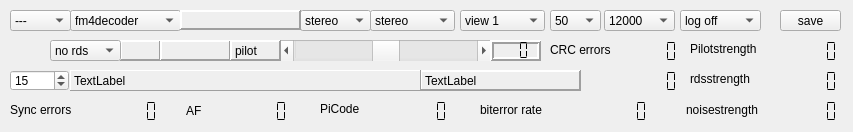
   <widget class="QWidget" name="page">
    <widget class="QLCDNumber" name="rdsPiDisplay">
     <property name="geometry">
      <rect>
       <x>390</x>
       <y>100</y>
       <width>64</width>
       <height>23</height>
      </rect>
     </property>
     <property name="palette">
      <palette>
       <active>
        <colorrole role="Base">
         <brush brushstyle="SolidPattern">
          <color alpha="255">
           <red>255</red>
           <green>255</green>
           <blue>255</blue>
          </color>
         </brush>
        </colorrole>
        <colorrole role="Window">
         <brush brushstyle="SolidPattern">
          <color alpha="255">
           <red>255</red>
           <green>255</green>
           <blue>0</blue>
          </color>
         </brush>
        </colorrole>
       </active>
       <inactive>
        <colorrole role="Base">
         <brush brushstyle="SolidPattern">
          <color alpha="255">
           <red>255</red>
           <green>255</green>
           <blue>255</blue>
          </color>
         </brush>
        </colorrole>
        <colorrole role="Window">
         <brush brushstyle="SolidPattern">
          <color alpha="255">
           <red>255</red>
           <green>255</green>
           <blue>0</blue>
          </color>
         </brush>
        </colorrole>
       </inactive>
       <disabled>
        <colorrole role="Base">
         <brush brushstyle="SolidPattern">
          <color alpha="255">
           <red>255</red>
           <green>255</green>
           <blue>0</blue>
          </color>
         </brush>
        </colorrole>
        <colorrole role="Window">
         <brush brushstyle="SolidPattern">
          <color alpha="255">
           <red>255</red>
           <green>255</green>
           <blue>0</blue>
          </color>
         </brush>
        </colorrole>
       </disabled>
      </palette>
     </property>
     <property name="autoFillBackground">
      <bool>false</bool>
     </property>
     <property name="frameShape">
      <enum>QFrame::NoFrame</enum>
     </property>
     <property name="mode">
      <enum>QLCDNumber::Hex</enum>
     </property>
     <property name="segmentStyle">
      <enum>QLCDNumber::Flat</enum>
     </property>
    </widget>
    <widget class="QLCDNumber" name="bitErrorRate">
     <property name="geometry">
      <rect>
       <x>590</x>
       <y>100</y>
       <width>64</width>
       <height>23</height>
      </rect>
     </property>
     <property name="palette">
      <palette>
       <active>
        <colorrole role="Base">
         <brush brushstyle="SolidPattern">
          <color alpha="255">
           <red>255</red>
           <green>255</green>
           <blue>255</blue>
          </color>
         </brush>
        </colorrole>
        <colorrole role="Window">
         <brush brushstyle="SolidPattern">
          <color alpha="255">
           <red>255</red>
           <green>255</green>
           <blue>0</blue>
          </color>
         </brush>
        </colorrole>
       </active>
       <inactive>
        <colorrole role="Base">
         <brush brushstyle="SolidPattern">
          <color alpha="255">
           <red>255</red>
           <green>255</green>
           <blue>255</blue>
          </color>
         </brush>
        </colorrole>
        <colorrole role="Window">
         <brush brushstyle="SolidPattern">
          <color alpha="255">
           <red>255</red>
           <green>255</green>
           <blue>0</blue>
          </color>
         </brush>
        </colorrole>
       </inactive>
       <disabled>
        <colorrole role="Base">
         <brush brushstyle="SolidPattern">
          <color alpha="255">
           <red>255</red>
           <green>255</green>
           <blue>0</blue>
          </color>
         </brush>
        </colorrole>
        <colorrole role="Window">
         <brush brushstyle="SolidPattern">
          <color alpha="255">
           <red>255</red>
           <green>255</green>
           <blue>0</blue>
          </color>
         </brush>
        </colorrole>
       </disabled>
      </palette>
     </property>
     <property name="autoFillBackground">
      <bool>false</bool>
     </property>
     <property name="frameShape">
      <enum>QFrame::NoFrame</enum>
     </property>
     <property name="segmentStyle">
      <enum>QLCDNumber::Flat</enum>
     </property>
    </widget>
    <widget class="QLabel" name="label_6">
     <property name="geometry">
      <rect>
       <x>320</x>
       <y>100</y>
       <width>51</width>
       <height>17</height>
      </rect>
     </property>
     <property name="text">
      <string>PiCode</string>
     </property>
    </widget>
    <widget class="QLabel" name="label_3">
     <property name="geometry">
      <rect>
       <x>480</x>
       <y>100</y>
       <width>91</width>
       <height>20</height>
      </rect>
     </property>
     <property name="text">
      <string>biterror rate</string>
     </property>
    </widget>
    <widget class="QLCDNumber" name="rdsAFDisplay">
     <property name="geometry">
      <rect>
       <x>230</x>
       <y>100</y>
       <width>64</width>
       <height>23</height>
      </rect>
     </property>
     <property name="palette">
      <palette>
       <active>
        <colorrole role="Base">
         <brush brushstyle="SolidPattern">
          <color alpha="255">
           <red>255</red>
           <green>255</green>
           <blue>255</blue>
          </color>
         </brush>
        </colorrole>
        <colorrole role="Window">
         <brush brushstyle="SolidPattern">
          <color alpha="255">
           <red>255</red>
           <green>255</green>
           <blue>0</blue>
          </color>
         </brush>
        </colorrole>
       </active>
       <inactive>
        <colorrole role="Base">
         <brush brushstyle="SolidPattern">
          <color alpha="255">
           <red>255</red>
           <green>255</green>
           <blue>255</blue>
          </color>
         </brush>
        </colorrole>
        <colorrole role="Window">
         <brush brushstyle="SolidPattern">
          <color alpha="255">
           <red>255</red>
           <green>255</green>
           <blue>0</blue>
          </color>
         </brush>
        </colorrole>
       </inactive>
       <disabled>
        <colorrole role="Base">
         <brush brushstyle="SolidPattern">
          <color alpha="255">
           <red>255</red>
           <green>255</green>
           <blue>0</blue>
          </color>
         </brush>
        </colorrole>
        <colorrole role="Window">
         <brush brushstyle="SolidPattern">
          <color alpha="255">
           <red>255</red>
           <green>255</green>
           <blue>0</blue>
          </color>
         </brush>
        </colorrole>
       </disabled>
      </palette>
     </property>
     <property name="autoFillBackground">
      <bool>false</bool>
     </property>
     <property name="frameShape">
      <enum>QFrame::NoFrame</enum>
     </property>
     <property name="segmentStyle">
      <enum>QLCDNumber::Flat</enum>
     </property>
    </widget>
    <widget class="QLCDNumber" name="crcErrors">
     <property name="geometry">
      <rect>
       <x>620</x>
       <y>40</y>
       <width>64</width>
       <height>23</height>
      </rect>
     </property>
     <property name="palette">
      <palette>
       <active>
        <colorrole role="Base">
         <brush brushstyle="SolidPattern">
          <color alpha="255">
           <red>255</red>
           <green>255</green>
           <blue>255</blue>
          </color>
         </brush>
        </colorrole>
        <colorrole role="Window">
         <brush brushstyle="SolidPattern">
          <color alpha="255">
           <red>255</red>
           <green>255</green>
           <blue>0</blue>
          </color>
         </brush>
        </colorrole>
       </active>
       <inactive>
        <colorrole role="Base">
         <brush brushstyle="SolidPattern">
          <color alpha="255">
           <red>255</red>
           <green>255</green>
           <blue>255</blue>
          </color>
         </brush>
        </colorrole>
        <colorrole role="Window">
         <brush brushstyle="SolidPattern">
          <color alpha="255">
           <red>255</red>
           <green>255</green>
           <blue>0</blue>
          </color>
         </brush>
        </colorrole>
       </inactive>
       <disabled>
        <colorrole role="Base">
         <brush brushstyle="SolidPattern">
          <color alpha="255">
           <red>255</red>
           <green>255</green>
           <blue>0</blue>
          </color>
         </brush>
        </colorrole>
        <colorrole role="Window">
         <brush brushstyle="SolidPattern">
          <color alpha="255">
           <red>255</red>
           <green>255</green>
           <blue>0</blue>
          </color>
         </brush>
        </colorrole>
       </disabled>
      </palette>
     </property>
     <property name="autoFillBackground">
      <bool>false</bool>
     </property>
     <property name="frameShape">
      <enum>QFrame::NoFrame</enum>
     </property>
     <property name="segmentStyle">
      <enum>QLCDNumber::Flat</enum>
     </property>
    </widget>
    <widget class="QLabel" name="label">
     <property name="geometry">
      <rect>
       <x>550</x>
       <y>40</y>
       <width>81</width>
       <height>20</height>
      </rect>
     </property>
     <property name="text">
      <string>CRC errors</string>
     </property>
    </widget>
    <widget class="QLCDNumber" name="syncErrors">
     <property name="geometry">
      <rect>
       <x>100</x>
       <y>100</y>
       <width>64</width>
       <height>23</height>
      </rect>
     </property>
     <property name="palette">
      <palette>
       <active>
        <colorrole role="Base">
         <brush brushstyle="SolidPattern">
          <color alpha="255">
           <red>255</red>
           <green>255</green>
           <blue>255</blue>
          </color>
         </brush>
        </colorrole>
        <colorrole role="Window">
         <brush brushstyle="SolidPattern">
          <color alpha="255">
           <red>255</red>
           <green>255</green>
           <blue>0</blue>
          </color>
         </brush>
        </colorrole>
       </active>
       <inactive>
        <colorrole role="Base">
         <brush brushstyle="SolidPattern">
          <color alpha="255">
           <red>255</red>
           <green>255</green>
           <blue>255</blue>
          </color>
         </brush>
        </colorrole>
        <colorrole role="Window">
         <brush brushstyle="SolidPattern">
          <color alpha="255">
           <red>255</red>
           <green>255</green>
           <blue>0</blue>
          </color>
         </brush>
        </colorrole>
       </inactive>
       <disabled>
        <colorrole role="Base">
         <brush brushstyle="SolidPattern">
          <color alpha="255">
           <red>255</red>
           <green>255</green>
           <blue>0</blue>
          </color>
         </brush>
        </colorrole>
        <colorrole role="Window">
         <brush brushstyle="SolidPattern">
          <color alpha="255">
           <red>255</red>
           <green>255</green>
           <blue>0</blue>
          </color>
         </brush>
        </colorrole>
       </disabled>
      </palette>
     </property>
     <property name="autoFillBackground">
      <bool>false</bool>
     </property>
     <property name="frameShape">
      <enum>QFrame::NoFrame</enum>
     </property>
     <property name="segmentStyle">
      <enum>QLCDNumber::Flat</enum>
     </property>
    </widget>
    <widget class="QLabel" name="stationLabelTextBox">
     <property name="geometry">
      <rect>
       <x>420</x>
       <y>70</y>
       <width>161</width>
       <height>21</height>
      </rect>
     </property>
     <property name="frameShape">
      <enum>QFrame::Panel</enum>
     </property>
     <property name="frameShadow">
      <enum>QFrame::Raised</enum>
     </property>
     <property name="lineWidth">
      <number>2</number>
     </property>
     <property name="text">
      <string>TextLabel</string>
     </property>
    </widget>
    <widget class="QLabel" name="label_2">
     <property name="geometry">
      <rect>
       <x>10</x>
       <y>100</y>
       <width>81</width>
       <height>20</height>
      </rect>
     </property>
     <property name="text">
      <string>Sync errors</string>
     </property>
    </widget>
    <widget class="QLabel" name="radioTextBox">
     <property name="geometry">
      <rect>
       <x>70</x>
       <y>70</y>
       <width>351</width>
       <height>21</height>
      </rect>
     </property>
     <property name="frameShape">
      <enum>QFrame::Panel</enum>
     </property>
     <property name="frameShadow">
      <enum>QFrame::Raised</enum>
     </property>
     <property name="text">
      <string>TextLabel</string>
     </property>
    </widget>
    <widget class="QLabel" name="rdsSyncLabel">
     <property name="geometry">
      <rect>
       <x>120</x>
       <y>40</y>
       <width>41</width>
       <height>21</height>
      </rect>
     </property>
     <property name="frameShape">
      <enum>QFrame::Panel</enum>
     </property>
     <property name="frameShadow">
      <enum>QFrame::Raised</enum>
     </property>
     <property name="lineWidth">
      <number>2</number>
     </property>
     <property name="text">
      <string/>
     </property>
    </widget>
    <widget class="QComboBox" name="fmDeemphasisSelector">
     <property name="geometry">
      <rect>
       <x>550</x>
       <y>10</y>
       <width>51</width>
       <height>21</height>
      </rect>
     </property>
     <item>
      <property name="text">
       <string>50</string>
      </property>
     </item>
     <item>
      <property name="text">
       <string>none</string>
      </property>
     </item>
     <item>
      <property name="text">
       <string>75</string>
      </property>
     </item>
    </widget>
    <widget class="QScrollBar" name="fmStereoSlider">
     <property name="geometry">
      <rect>
       <x>280</x>
       <y>40</y>
       <width>211</width>
       <height>21</height>
      </rect>
     </property>
     <property name="minimum">
      <number>-50</number>
     </property>
     <property name="maximum">
      <number>50</number>
     </property>
     <property name="value">
      <number>0</number>
     </property>
     <property name="orientation">
      <enum>Qt::Horizontal</enum>
     </property>
    </widget>
    <widget class="QComboBox" name="fmMode">
     <property name="geometry">
      <rect>
       <x>300</x>
       <y>10</y>
       <width>71</width>
       <height>21</height>
      </rect>
     </property>
     <item>
      <property name="text">
       <string>stereo</string>
      </property>
     </item>
     <item>
      <property name="text">
       <string>mono</string>
      </property>
     </item>
    </widget>
    <widget class="QComboBox" name="fmChannelSelect">
     <property name="geometry">
      <rect>
       <x>370</x>
       <y>10</y>
       <width>85</width>
       <height>21</height>
      </rect>
     </property>
     <item>
      <property name="text">
       <string>stereo</string>
      </property>
     </item>
     <item>
      <property name="text">
       <string>Left</string>
      </property>
     </item>
     <item>
      <property name="text">
       <string>Right</string>
      </property>
     </item>
     <item>
      <property name="text">
       <string>Left+Right</string>
      </property>
     </item>
     <item>
      <property name="text">
       <string>Left-Right</string>
      </property>
     </item>
    </widget>
    <widget class="QComboBox" name="fmRdsSelector">
     <property name="geometry">
      <rect>
       <x>50</x>
       <y>40</y>
       <width>71</width>
       <height>21</height>
      </rect>
     </property>
     <item>
      <property name="text">
       <string>no rds</string>
      </property>
     </item>
     <item>
      <property name="text">
       <string>rds 1</string>
      </property>
     </item>
     <item>
      <property name="text">
       <string>rds 2</string>
      </property>
     </item>
    </widget>
    <widget class="QComboBox" name="fmDecoder">
     <property name="geometry">
      <rect>
       <x>70</x>
       <y>10</y>
       <width>111</width>
       <height>21</height>
      </rect>
     </property>
     <item>
      <property name="text">
       <string>fm4decoder</string>
      </property>
     </item>
     <item>
      <property name="text">
       <string>fm1decoder</string>
      </property>
     </item>
     <item>
      <property name="text">
       <string>fm2decoder</string>
      </property>
     </item>
     <item>
      <property name="text">
       <string>fm3decoder</string>
      </property>
     </item>
     <item>
      <property name="text">
       <string>fm5decoder</string>
      </property>
     </item>
    </widget>
    <widget class="QComboBox" name="fmView">
     <property name="geometry">
      <rect>
       <x>460</x>
       <y>10</y>
       <width>85</width>
       <height>21</height>
      </rect>
     </property>
     <item>
      <property name="text">
       <string>view 1</string>
      </property>
     </item>
     <item>
      <property name="text">
       <string>view 2</string>
      </property>
     </item>
     <item>
      <property name="text">
       <string>view 3</string>
      </property>
     </item>
     <item>
      <property name="text">
       <string>view 4</string>
      </property>
     </item>
     <item>
      <property name="text">
       <string>view 5</string>
      </property>
     </item>
     <item>
      <property name="text">
       <string>view 6</string>
      </property>
     </item>
     <item>
      <property name="text">
       <string>view 7</string>
      </property>
     </item>
     <item>
      <property name="text">
       <string>view 8</string>
      </property>
     </item>
    </widget>
    <widget class="QLabel" name="speechLabel">
     <property name="geometry">
      <rect>
       <x>160</x>
       <y>40</y>
       <width>71</width>
       <height>21</height>
      </rect>
     </property>
     <property name="frameShape">
      <enum>QFrame::Panel</enum>
     </property>
     <property name="frameShadow">
      <enum>QFrame::Raised</enum>
     </property>
     <property name="lineWidth">
      <number>2</number>
     </property>
     <property name="text">
      <string/>
     </property>
    </widget>
    <widget class="QLabel" name="pll_isLocked">
     <property name="geometry">
      <rect>
       <x>230</x>
       <y>40</y>
       <width>51</width>
       <height>21</height>
      </rect>
     </property>
     <property name="frameShape">
      <enum>QFrame::Panel</enum>
     </property>
     <property name="frameShadow">
      <enum>QFrame::Raised</enum>
     </property>
     <property name="lineWidth">
      <number>2</number>
     </property>
     <property name="text">
      <string>pilot</string>
     </property>
    </widget>
    <widget class="QLabel" name="decoderDisplay">
     <property name="geometry">
      <rect>
       <x>180</x>
       <y>10</y>
       <width>121</width>
       <height>20</height>
      </rect>
     </property>
     <property name="font">
      <font>
       <pointsize>9</pointsize>
      </font>
     </property>
     <property name="frameShape">
      <enum>QFrame::Panel</enum>
     </property>
     <property name="frameShadow">
      <enum>QFrame::Raised</enum>
     </property>
     <property name="lineWidth">
      <number>2</number>
     </property>
     <property name="text">
      <string/>
     </property>
    </widget>
    <widget class="QComboBox" name="fmLFcutoff">
     <property name="geometry">
      <rect>
       <x>604</x>
       <y>10</y>
       <width>71</width>
       <height>21</height>
      </rect>
     </property>
     <item>
      <property name="text">
       <string>12000</string>
      </property>
     </item>
     <item>
      <property name="text">
       <string>15000</string>
      </property>
     </item>
     <item>
      <property name="text">
       <string>9600</string>
      </property>
     </item>
     <item>
      <property name="text">
       <string>6000</string>
      </property>
     </item>
     <item>
      <property name="text">
       <string>20000</string>
      </property>
     </item>
     <item>
      <property name="text">
       <string>25000</string>
      </property>
     </item>
     <item>
      <property name="text">
       <string>off</string>
      </property>
     </item>
    </widget>
    <widget class="QLCDNumber" name="balanceDisplay">
     <property name="geometry">
      <rect>
       <x>490</x>
       <y>40</y>
       <width>51</width>
       <height>21</height>
      </rect>
     </property>
     <property name="palette">
      <palette>
       <active>
        <colorrole role="Base">
         <brush brushstyle="SolidPattern">
          <color alpha="255">
           <red>255</red>
           <green>255</green>
           <blue>255</blue>
          </color>
         </brush>
        </colorrole>
        <colorrole role="Window">
         <brush brushstyle="SolidPattern">
          <color alpha="255">
           <red>255</red>
           <green>255</green>
           <blue>0</blue>
          </color>
         </brush>
        </colorrole>
       </active>
       <inactive>
        <colorrole role="Base">
         <brush brushstyle="SolidPattern">
          <color alpha="255">
           <red>255</red>
           <green>255</green>
           <blue>255</blue>
          </color>
         </brush>
        </colorrole>
        <colorrole role="Window">
         <brush brushstyle="SolidPattern">
          <color alpha="255">
           <red>255</red>
           <green>255</green>
           <blue>0</blue>
          </color>
         </brush>
        </colorrole>
       </inactive>
       <disabled>
        <colorrole role="Base">
         <brush brushstyle="SolidPattern">
          <color alpha="255">
           <red>255</red>
           <green>255</green>
           <blue>0</blue>
          </color>
         </brush>
        </colorrole>
        <colorrole role="Window">
         <brush brushstyle="SolidPattern">
          <color alpha="255">
           <red>255</red>
           <green>255</green>
           <blue>0</blue>
          </color>
         </brush>
        </colorrole>
       </disabled>
      </palette>
     </property>
     <property name="autoFillBackground">
      <bool>false</bool>
     </property>
     <property name="lineWidth">
      <number>2</number>
     </property>
     <property name="digitCount">
      <number>3</number>
     </property>
     <property name="segmentStyle">
      <enum>QLCDNumber::Flat</enum>
     </property>
    </widget>
    <widget class="QComboBox" name="fmFilterSelect">
     <property name="geometry">
      <rect>
       <x>10</x>
       <y>10</y>
       <width>61</width>
       <height>21</height>
      </rect>
     </property>
     <item>
      <property name="text">
       <string>---</string>
      </property>
     </item>
     <item>
      <property name="text">
       <string>65</string>
      </property>
     </item>
     <item>
      <property name="text">
       <string>75</string>
      </property>
     </item>
     <item>
      <property name="text">
       <string>90</string>
      </property>
     </item>
     <item>
      <property name="text">
       <string>115</string>
      </property>
     </item>
     <item>
      <property name="text">
       <string>140</string>
      </property>
     </item>
     <item>
      <property name="text">
       <string>165</string>
      </property>
     </item>
     <item>
      <property name="text">
       <string>190</string>
      </property>
     </item>
    </widget>
    <widget class="QLCDNumber" name="pilotStrength">
     <property name="geometry">
      <rect>
       <x>780</x>
       <y>40</y>
       <width>64</width>
       <height>23</height>
      </rect>
     </property>
     <property name="palette">
      <palette>
       <active>
        <colorrole role="Base">
         <brush brushstyle="SolidPattern">
          <color alpha="255">
           <red>255</red>
           <green>255</green>
           <blue>255</blue>
          </color>
         </brush>
        </colorrole>
        <colorrole role="Window">
         <brush brushstyle="SolidPattern">
          <color alpha="255">
           <red>255</red>
           <green>255</green>
           <blue>0</blue>
          </color>
         </brush>
        </colorrole>
       </active>
       <inactive>
        <colorrole role="Base">
         <brush brushstyle="SolidPattern">
          <color alpha="255">
           <red>255</red>
           <green>255</green>
           <blue>255</blue>
          </color>
         </brush>
        </colorrole>
        <colorrole role="Window">
         <brush brushstyle="SolidPattern">
          <color alpha="255">
           <red>255</red>
           <green>255</green>
           <blue>0</blue>
          </color>
         </brush>
        </colorrole>
       </inactive>
       <disabled>
        <colorrole role="Base">
         <brush brushstyle="SolidPattern">
          <color alpha="255">
           <red>255</red>
           <green>255</green>
           <blue>0</blue>
          </color>
         </brush>
        </colorrole>
        <colorrole role="Window">
         <brush brushstyle="SolidPattern">
          <color alpha="255">
           <red>255</red>
           <green>255</green>
           <blue>0</blue>
          </color>
         </brush>
        </colorrole>
       </disabled>
      </palette>
     </property>
     <property name="autoFillBackground">
      <bool>false</bool>
     </property>
     <property name="frameShape">
      <enum>QFrame::NoFrame</enum>
     </property>
     <property name="lineWidth">
      <number>2</number>
     </property>
     <property name="segmentStyle">
      <enum>QLCDNumber::Flat</enum>
     </property>
    </widget>
    <widget class="QLCDNumber" name="rdsStrength">
     <property name="geometry">
      <rect>
       <x>780</x>
       <y>70</y>
       <width>64</width>
       <height>23</height>
      </rect>
     </property>
     <property name="palette">
      <palette>
       <active>
        <colorrole role="Base">
         <brush brushstyle="SolidPattern">
          <color alpha="255">
           <red>255</red>
           <green>255</green>
           <blue>255</blue>
          </color>
         </brush>
        </colorrole>
        <colorrole role="Window">
         <brush brushstyle="SolidPattern">
          <color alpha="255">
           <red>255</red>
           <green>255</green>
           <blue>0</blue>
          </color>
         </brush>
        </colorrole>
       </active>
       <inactive>
        <colorrole role="Base">
         <brush brushstyle="SolidPattern">
          <color alpha="255">
           <red>255</red>
           <green>255</green>
           <blue>255</blue>
          </color>
         </brush>
        </colorrole>
        <colorrole role="Window">
         <brush brushstyle="SolidPattern">
          <color alpha="255">
           <red>255</red>
           <green>255</green>
           <blue>0</blue>
          </color>
         </brush>
        </colorrole>
       </inactive>
       <disabled>
        <colorrole role="Base">
         <brush brushstyle="SolidPattern">
          <color alpha="255">
           <red>255</red>
           <green>255</green>
           <blue>0</blue>
          </color>
         </brush>
        </colorrole>
        <colorrole role="Window">
         <brush brushstyle="SolidPattern">
          <color alpha="255">
           <red>255</red>
           <green>255</green>
           <blue>0</blue>
          </color>
         </brush>
        </colorrole>
       </disabled>
      </palette>
     </property>
     <property name="autoFillBackground">
      <bool>false</bool>
     </property>
     <property name="frameShape">
      <enum>QFrame::NoFrame</enum>
     </property>
     <property name="lineWidth">
      <number>2</number>
     </property>
     <property name="segmentStyle">
      <enum>QLCDNumber::Flat</enum>
     </property>
    </widget>
    <widget class="QLCDNumber" name="noiseStrength">
     <property name="geometry">
      <rect>
       <x>780</x>
       <y>100</y>
       <width>64</width>
       <height>23</height>
      </rect>
     </property>
     <property name="palette">
      <palette>
       <active>
        <colorrole role="Base">
         <brush brushstyle="SolidPattern">
          <color alpha="255">
           <red>255</red>
           <green>255</green>
           <blue>255</blue>
          </color>
         </brush>
        </colorrole>
        <colorrole role="Window">
         <brush brushstyle="SolidPattern">
          <color alpha="255">
           <red>255</red>
           <green>255</green>
           <blue>0</blue>
          </color>
         </brush>
        </colorrole>
       </active>
       <inactive>
        <colorrole role="Base">
         <brush brushstyle="SolidPattern">
          <color alpha="255">
           <red>255</red>
           <green>255</green>
           <blue>255</blue>
          </color>
         </brush>
        </colorrole>
        <colorrole role="Window">
         <brush brushstyle="SolidPattern">
          <color alpha="255">
           <red>255</red>
           <green>255</green>
           <blue>0</blue>
          </color>
         </brush>
        </colorrole>
       </inactive>
       <disabled>
        <colorrole role="Base">
         <brush brushstyle="SolidPattern">
          <color alpha="255">
           <red>255</red>
           <green>255</green>
           <blue>0</blue>
          </color>
         </brush>
        </colorrole>
        <colorrole role="Window">
         <brush brushstyle="SolidPattern">
          <color alpha="255">
           <red>255</red>
           <green>255</green>
           <blue>0</blue>
          </color>
         </brush>
        </colorrole>
       </disabled>
      </palette>
     </property>
     <property name="autoFillBackground">
      <bool>false</bool>
     </property>
     <property name="frameShape">
      <enum>QFrame::NoFrame</enum>
     </property>
     <property name="lineWidth">
      <number>2</number>
     </property>
     <property name="segmentStyle">
      <enum>QLCDNumber::Flat</enum>
     </property>
    </widget>
    <widget class="QLabel" name="label_8">
     <property name="geometry">
      <rect>
       <x>690</x>
       <y>40</y>
       <width>81</width>
       <height>17</height>
      </rect>
     </property>
     <property name="text">
      <string>Pilotstrength</string>
     </property>
    </widget>
    <widget class="QLabel" name="label_9">
     <property name="geometry">
      <rect>
       <x>690</x>
       <y>70</y>
       <width>81</width>
       <height>17</height>
      </rect>
     </property>
     <property name="text">
      <string>rdsstrength</string>
     </property>
    </widget>
    <widget class="QLabel" name="label_10">
     <property name="geometry">
      <rect>
       <x>686</x>
       <y>100</y>
       <width>81</width>
       <height>20</height>
      </rect>
     </property>
     <property name="text">
      <string>noisestrength</string>
     </property>
    </widget>
    <widget class="QComboBox" name="logging">
     <property name="geometry">
      <rect>
       <x>680</x>
       <y>10</y>
       <width>81</width>
       <height>21</height>
      </rect>
     </property>
     <item>
      <property name="text">
       <string>log off</string>
      </property>
     </item>
     <item>
      <property name="text">
       <string>log 1 sec</string>
      </property>
     </item>
     <item>
      <property name="text">
       <string>log 2 sec</string>
      </property>
     </item>
     <item>
      <property name="text">
       <string>log 3 sec</string>
      </property>
     </item>
     <item>
      <property name="text">
       <string>log 4 sec</string>
      </property>
     </item>
     <item>
      <property name="text">
       <string>log 5 sec</string>
      </property>
     </item>
    </widget>
    <widget class="QPushButton" name="logSaving">
     <property name="geometry">
      <rect>
       <x>780</x>
       <y>10</y>
       <width>61</width>
       <height>21</height>
      </rect>
     </property>
     <property name="text">
      <string>save</string>
     </property>
    </widget>
    <widget class="QSpinBox" name="fmFilterDegree">
     <property name="geometry">
      <rect>
       <x>10</x>
       <y>70</y>
       <width>59</width>
       <height>21</height>
      </rect>
     </property>
     <property name="minimum">
      <number>1</number>
     </property>
     <property name="value">
      <number>15</number>
     </property>
    </widget>
    <widget class="QLCDNumber" name="dc_component">
     <property name="geometry">
      <rect>
       <x>620</x>
       <y>70</y>
       <width>64</width>
       <height>23</height>
      </rect>
     </property>
     <property name="palette">
      <palette>
       <active>
        <colorrole role="Base">
         <brush brushstyle="SolidPattern">
          <color alpha="255">
           <red>255</red>
           <green>255</green>
           <blue>255</blue>
          </color>
         </brush>
        </colorrole>
        <colorrole role="Window">
         <brush brushstyle="SolidPattern">
          <color alpha="255">
           <red>255</red>
           <green>255</green>
           <blue>0</blue>
          </color>
         </brush>
        </colorrole>
       </active>
       <inactive>
        <colorrole role="Base">
         <brush brushstyle="SolidPattern">
          <color alpha="255">
           <red>255</red>
           <green>255</green>
           <blue>255</blue>
          </color>
         </brush>
        </colorrole>
        <colorrole role="Window">
         <brush brushstyle="SolidPattern">
          <color alpha="255">
           <red>255</red>
           <green>255</green>
           <blue>0</blue>
          </color>
         </brush>
        </colorrole>
       </inactive>
       <disabled>
        <colorrole role="Base">
         <brush brushstyle="SolidPattern">
          <color alpha="255">
           <red>255</red>
           <green>255</green>
           <blue>0</blue>
          </color>
         </brush>
        </colorrole>
        <colorrole role="Window">
         <brush brushstyle="SolidPattern">
          <color alpha="255">
           <red>255</red>
           <green>255</green>
           <blue>0</blue>
          </color>
         </brush>
        </colorrole>
       </disabled>
      </palette>
     </property>
     <property name="autoFillBackground">
      <bool>false</bool>
     </property>
     <property name="frameShape">
      <enum>QFrame::NoFrame</enum>
     </property>
     <property name="segmentStyle">
      <enum>QLCDNumber::Flat</enum>
     </property>
    </widget>
    <widget class="QLabel" name="label_11">
     <property name="geometry">
      <rect>
       <x>186</x>
       <y>100</y>
       <width>41</width>
       <height>21</height>
      </rect>
     </property>
     <property name="text">
      <string>AF</string>
     </property>
    </widget>
   </widget>
